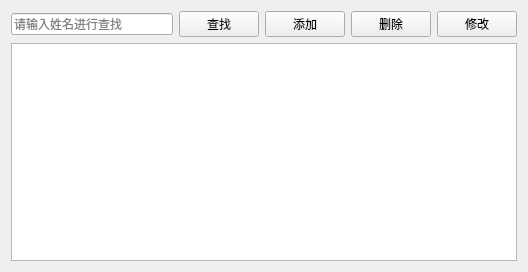
<?xml version="1.0" encoding="UTF-8"?>
<ui version="4.0">
 <class>PatientView</class>
 <widget class="QWidget" name="PatientView">
  <property name="geometry">
   <rect>
    <x>0</x>
    <y>0</y>
    <width>528</width>
    <height>272</height>
   </rect>
  </property>
  <property name="windowTitle">
   <string>患者管理</string>
  </property>
  <layout class="QGridLayout" name="gridLayout">
   <item row="0" column="0">
    <layout class="QHBoxLayout" name="horizontalLayout">
     <item>
      <widget class="QLineEdit" name="textSearch">
       <property name="placeholderText">
        <string>请输入姓名进行查找</string>
       </property>
      </widget>
     </item>
     <item>
      <widget class="QPushButton" name="btnFind">
       <property name="text">
        <string>查找</string>
       </property>
      </widget>
     </item>
     <item>
      <widget class="QPushButton" name="btnIncrease">
       <property name="text">
        <string>添加</string>
       </property>
      </widget>
     </item>
     <item>
      <widget class="QPushButton" name="btnDelete">
       <property name="text">
        <string>删除</string>
       </property>
      </widget>
     </item>
     <item>
      <widget class="QPushButton" name="btnModify">
       <property name="text">
        <string>修改</string>
       </property>
      </widget>
     </item>
    </layout>
   </item>
   <item row="1" column="0">
    <widget class="QTableView" name="tableView"/>
   </item>
  </layout>
 </widget>
 <resources/>
 <connections/>
</ui>
